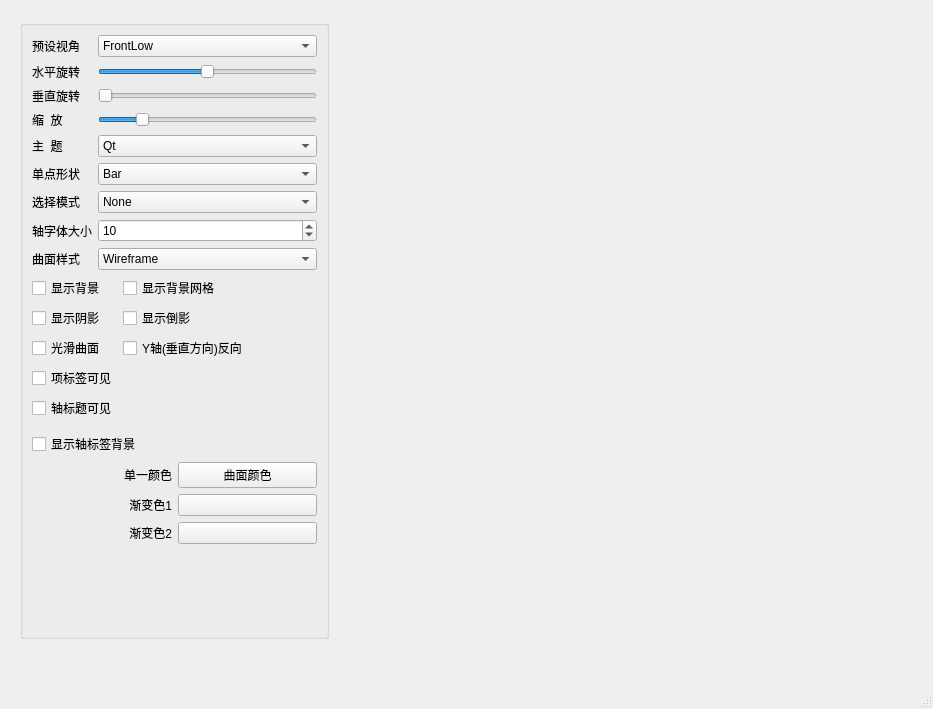
<?xml version="1.0" encoding="UTF-8"?>
<ui version="4.0">
 <class>MainWindow</class>
 <widget class="QMainWindow" name="MainWindow">
  <property name="geometry">
   <rect>
    <x>0</x>
    <y>0</y>
    <width>933</width>
    <height>709</height>
   </rect>
  </property>
  <property name="windowTitle">
   <string>MainWindow</string>
  </property>
  <widget class="QWidget" name="centralwidget">
   <widget class="QGroupBox" name="groupBox">
    <property name="geometry">
     <rect>
      <x>20</x>
      <y>20</y>
      <width>309</width>
      <height>619</height>
     </rect>
    </property>
    <property name="title">
     <string/>
    </property>
    <layout class="QVBoxLayout" name="verticalLayout">
     <item>
      <layout class="QGridLayout" name="gridLayout">
       <item row="0" column="0">
        <widget class="QLabel" name="label_6">
         <property name="text">
          <string>预设视角</string>
         </property>
         <property name="buddy">
          <cstring>comboBox</cstring>
         </property>
        </widget>
       </item>
       <item row="0" column="1">
        <widget class="QComboBox" name="comboBox">
         <item>
          <property name="text">
           <string>FrontLow</string>
          </property>
         </item>
         <item>
          <property name="text">
           <string>Front</string>
          </property>
         </item>
         <item>
          <property name="text">
           <string>FrontHigh</string>
          </property>
         </item>
         <item>
          <property name="text">
           <string>LeftLow</string>
          </property>
         </item>
         <item>
          <property name="text">
           <string>Left</string>
          </property>
         </item>
         <item>
          <property name="text">
           <string>LeftHigh</string>
          </property>
         </item>
         <item>
          <property name="text">
           <string>RightLow</string>
          </property>
         </item>
         <item>
          <property name="text">
           <string>Right</string>
          </property>
         </item>
         <item>
          <property name="text">
           <string>RightHigh</string>
          </property>
         </item>
         <item>
          <property name="text">
           <string>BehindLow</string>
          </property>
         </item>
         <item>
          <property name="text">
           <string>Behind</string>
          </property>
         </item>
         <item>
          <property name="text">
           <string>BehindHigh</string>
          </property>
         </item>
         <item>
          <property name="text">
           <string>IsometricLeft</string>
          </property>
         </item>
         <item>
          <property name="text">
           <string>IsometricLeftHigh</string>
          </property>
         </item>
         <item>
          <property name="text">
           <string>IsometricRight</string>
          </property>
         </item>
         <item>
          <property name="text">
           <string>IsometricRightHigh</string>
          </property>
         </item>
         <item>
          <property name="text">
           <string>DirectlyAbove</string>
          </property>
         </item>
         <item>
          <property name="text">
           <string>DirectlyAboveCW45</string>
          </property>
         </item>
         <item>
          <property name="text">
           <string>DirectlyAboveCCW45</string>
          </property>
         </item>
         <item>
          <property name="text">
           <string>FrontBelow</string>
          </property>
         </item>
         <item>
          <property name="text">
           <string>LeftBelow</string>
          </property>
         </item>
         <item>
          <property name="text">
           <string>RightBelow</string>
          </property>
         </item>
         <item>
          <property name="text">
           <string>BehindBelow</string>
          </property>
         </item>
         <item>
          <property name="text">
           <string>DirectlyBelow</string>
          </property>
         </item>
        </widget>
       </item>
       <item row="1" column="0">
        <widget class="QLabel" name="label_7">
         <property name="text">
          <string>水平旋转</string>
         </property>
         <property name="buddy">
          <cstring>sliderH</cstring>
         </property>
        </widget>
       </item>
       <item row="1" column="1">
        <widget class="QSlider" name="sliderH">
         <property name="minimum">
          <number>-180</number>
         </property>
         <property name="maximum">
          <number>180</number>
         </property>
         <property name="orientation">
          <enum>Qt::Orientation::Horizontal</enum>
         </property>
        </widget>
       </item>
       <item row="2" column="0">
        <widget class="QLabel" name="label_8">
         <property name="text">
          <string>垂直旋转</string>
         </property>
         <property name="buddy">
          <cstring>sliderV</cstring>
         </property>
        </widget>
       </item>
       <item row="2" column="1">
        <widget class="QSlider" name="sliderV">
         <property name="minimum">
          <number>0</number>
         </property>
         <property name="maximum">
          <number>90</number>
         </property>
         <property name="orientation">
          <enum>Qt::Orientation::Horizontal</enum>
         </property>
        </widget>
       </item>
       <item row="3" column="0">
        <widget class="QLabel" name="label_12">
         <property name="text">
          <string>缩  放</string>
         </property>
        </widget>
       </item>
       <item row="3" column="1">
        <widget class="QSlider" name="sliderZoom">
         <property name="minimum">
          <number>10</number>
         </property>
         <property name="maximum">
          <number>500</number>
         </property>
         <property name="value">
          <number>100</number>
         </property>
         <property name="orientation">
          <enum>Qt::Orientation::Horizontal</enum>
         </property>
        </widget>
       </item>
       <item row="4" column="0">
        <widget class="QLabel" name="label">
         <property name="text">
          <string>主  题</string>
         </property>
         <property name="buddy">
          <cstring>cBoxTheme</cstring>
         </property>
        </widget>
       </item>
       <item row="4" column="1">
        <widget class="QComboBox" name="cBoxTheme">
         <item>
          <property name="text">
           <string>Qt</string>
          </property>
         </item>
         <item>
          <property name="text">
           <string>Primary Colors</string>
          </property>
         </item>
         <item>
          <property name="text">
           <string>Digia</string>
          </property>
         </item>
         <item>
          <property name="text">
           <string>StoneMoss</string>
          </property>
         </item>
         <item>
          <property name="text">
           <string>ArmyBlue</string>
          </property>
         </item>
         <item>
          <property name="text">
           <string>Retro</string>
          </property>
         </item>
         <item>
          <property name="text">
           <string>Ebony</string>
          </property>
         </item>
         <item>
          <property name="text">
           <string>Isabelle</string>
          </property>
         </item>
        </widget>
       </item>
       <item row="5" column="0">
        <widget class="QLabel" name="label_2">
         <property name="text">
          <string>单点形状</string>
         </property>
         <property name="buddy">
          <cstring>cBoxBarStyle</cstring>
         </property>
        </widget>
       </item>
       <item row="5" column="1">
        <widget class="QComboBox" name="cBoxBarStyle">
         <item>
          <property name="text">
           <string>Bar</string>
          </property>
         </item>
         <item>
          <property name="text">
           <string>Cube</string>
          </property>
         </item>
         <item>
          <property name="text">
           <string>Pyramid</string>
          </property>
         </item>
         <item>
          <property name="text">
           <string>Cone</string>
          </property>
         </item>
         <item>
          <property name="text">
           <string>Cylinder</string>
          </property>
         </item>
         <item>
          <property name="text">
           <string>BevelBar</string>
          </property>
         </item>
         <item>
          <property name="text">
           <string>BevelCube</string>
          </property>
         </item>
         <item>
          <property name="text">
           <string>Sphere</string>
          </property>
         </item>
         <item>
          <property name="text">
           <string>Minimal</string>
          </property>
         </item>
         <item>
          <property name="text">
           <string>Arrow</string>
          </property>
         </item>
         <item>
          <property name="text">
           <string>Point</string>
          </property>
         </item>
        </widget>
       </item>
       <item row="6" column="0">
        <widget class="QLabel" name="label_3">
         <property name="text">
          <string>选择模式</string>
         </property>
         <property name="buddy">
          <cstring>cBoxSelectionMode</cstring>
         </property>
        </widget>
       </item>
       <item row="6" column="1">
        <widget class="QComboBox" name="cBoxSelectionMode">
         <item>
          <property name="text">
           <string>None</string>
          </property>
         </item>
         <item>
          <property name="text">
           <string>Item</string>
          </property>
         </item>
         <item>
          <property name="text">
           <string>Row Slice</string>
          </property>
         </item>
         <item>
          <property name="text">
           <string>Column Slice</string>
          </property>
         </item>
        </widget>
       </item>
       <item row="7" column="0">
        <widget class="QLabel" name="label_4">
         <property name="text">
          <string>轴字体大小</string>
         </property>
         <property name="buddy">
          <cstring>spinFontSize</cstring>
         </property>
        </widget>
       </item>
       <item row="7" column="1">
        <widget class="QSpinBox" name="spinFontSize">
         <property name="minimum">
          <number>5</number>
         </property>
         <property name="value">
          <number>10</number>
         </property>
        </widget>
       </item>
       <item row="8" column="0">
        <widget class="QLabel" name="label_5">
         <property name="text">
          <string>曲面样式</string>
         </property>
        </widget>
       </item>
       <item row="8" column="1">
        <widget class="QComboBox" name="comboDrawMode">
         <item>
          <property name="text">
           <string>Wireframe</string>
          </property>
         </item>
         <item>
          <property name="text">
           <string>Surface</string>
          </property>
         </item>
         <item>
          <property name="text">
           <string>Surface And Wireframe</string>
          </property>
         </item>
        </widget>
       </item>
      </layout>
     </item>
     <item>
      <layout class="QGridLayout" name="gridLayout_3">
       <item row="0" column="0">
        <widget class="QCheckBox" name="chkBoxBackground">
         <property name="text">
          <string>显示背景</string>
         </property>
        </widget>
       </item>
       <item row="0" column="1" colspan="3">
        <widget class="QCheckBox" name="chkBoxGrid">
         <property name="text">
          <string>显示背景网格</string>
         </property>
        </widget>
       </item>
       <item row="1" column="0">
        <widget class="QCheckBox" name="chkBoxShadow">
         <property name="text">
          <string>显示阴影</string>
         </property>
        </widget>
       </item>
       <item row="1" column="1" colspan="3">
        <widget class="QCheckBox" name="chkBoxReflection">
         <property name="text">
          <string>显示倒影</string>
         </property>
        </widget>
       </item>
       <item row="2" column="0">
        <widget class="QCheckBox" name="chkBoxSmooth">
         <property name="text">
          <string>光滑曲面</string>
         </property>
        </widget>
       </item>
       <item row="2" column="1" colspan="3">
        <widget class="QCheckBox" name="chkBoxReverse">
         <property name="text">
          <string>Y轴(垂直方向)反向</string>
         </property>
        </widget>
       </item>
       <item row="3" column="0">
        <widget class="QCheckBox" name="chkBoxItemLabel">
         <property name="text">
          <string>项标签可见</string>
         </property>
        </widget>
       </item>
       <item row="3" column="2" colspan="2">
        <spacer name="horizontalSpacer">
         <property name="orientation">
          <enum>Qt::Orientation::Horizontal</enum>
         </property>
         <property name="sizeHint" stdset="0">
          <size>
           <width>40</width>
           <height>20</height>
          </size>
         </property>
        </spacer>
       </item>
       <item row="4" column="0">
        <widget class="QCheckBox" name="chkBoxAxisTitle">
         <property name="text">
          <string>轴标题可见</string>
         </property>
        </widget>
       </item>
       <item row="4" column="2" rowspan="2" colspan="2">
        <spacer name="horizontalSpacer_2">
         <property name="orientation">
          <enum>Qt::Orientation::Horizontal</enum>
         </property>
         <property name="sizeHint" stdset="0">
          <size>
           <width>40</width>
           <height>20</height>
          </size>
         </property>
        </spacer>
       </item>
       <item row="5" column="3" rowspan="2">
        <spacer name="horizontalSpacer_3">
         <property name="orientation">
          <enum>Qt::Orientation::Horizontal</enum>
         </property>
         <property name="sizeHint" stdset="0">
          <size>
           <width>40</width>
           <height>20</height>
          </size>
         </property>
        </spacer>
       </item>
       <item row="6" column="0" colspan="2">
        <widget class="QCheckBox" name="chkBoxAxisBackground">
         <property name="text">
          <string>显示轴标签背景</string>
         </property>
        </widget>
       </item>
      </layout>
     </item>
     <item>
      <layout class="QGridLayout" name="gridLayout_2">
       <item row="0" column="0">
        <widget class="QLabel" name="label_11">
         <property name="text">
          <string>单一颜色</string>
         </property>
         <property name="alignment">
          <set>Qt::AlignmentFlag::AlignRight|Qt::AlignmentFlag::AlignTrailing|Qt::AlignmentFlag::AlignVCenter</set>
         </property>
         <property name="buddy">
          <cstring>btnBarColor</cstring>
         </property>
        </widget>
       </item>
       <item row="0" column="1">
        <widget class="QPushButton" name="btnBarColor">
         <property name="text">
          <string>曲面颜色</string>
         </property>
        </widget>
       </item>
       <item row="1" column="0">
        <widget class="QLabel" name="label_9">
         <property name="text">
          <string>渐变色1</string>
         </property>
         <property name="alignment">
          <set>Qt::AlignmentFlag::AlignRight|Qt::AlignmentFlag::AlignTrailing|Qt::AlignmentFlag::AlignVCenter</set>
         </property>
         <property name="buddy">
          <cstring>btnGrad1</cstring>
         </property>
        </widget>
       </item>
       <item row="1" column="1">
        <widget class="QPushButton" name="btnGrad1">
         <property name="text">
          <string/>
         </property>
        </widget>
       </item>
       <item row="2" column="0">
        <widget class="QLabel" name="label_10">
         <property name="text">
          <string>渐变色2</string>
         </property>
         <property name="alignment">
          <set>Qt::AlignmentFlag::AlignRight|Qt::AlignmentFlag::AlignTrailing|Qt::AlignmentFlag::AlignVCenter</set>
         </property>
         <property name="buddy">
          <cstring>btnGrad2</cstring>
         </property>
        </widget>
       </item>
       <item row="2" column="1">
        <widget class="QPushButton" name="btnGrad2">
         <property name="text">
          <string/>
         </property>
        </widget>
       </item>
      </layout>
     </item>
     <item>
      <spacer name="verticalSpacer">
       <property name="orientation">
        <enum>Qt::Orientation::Vertical</enum>
       </property>
       <property name="sizeHint" stdset="0">
        <size>
         <width>20</width>
         <height>18</height>
        </size>
       </property>
      </spacer>
     </item>
    </layout>
   </widget>
  </widget>
  <widget class="QMenuBar" name="menubar">
   <property name="geometry">
    <rect>
     <x>0</x>
     <y>0</y>
     <width>933</width>
     <height>25</height>
    </rect>
   </property>
  </widget>
  <widget class="QStatusBar" name="statusbar"/>
 </widget>
 <resources/>
 <connections/>
</ui>
